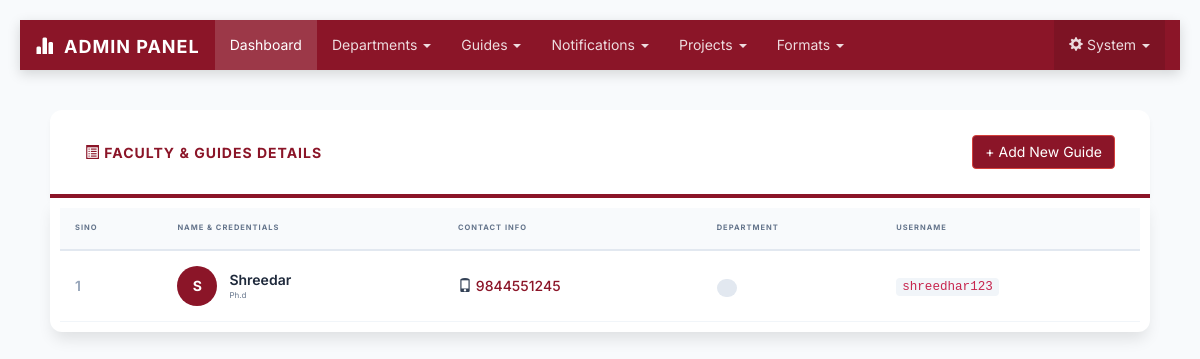
Screenshot of /display.php with the database file from the repository.
### tables this page shows
CREATE TABLE `guides` (
  `sino` int(11) NOT NULL,
  `name` varchar(100) NOT NULL,
  `quali` varchar(50) NOT NULL,
  `contno` varchar(20) NOT NULL,
  `deptid` varchar(10) DEFAULT NULL,
  `uname` varchar(20) NOT NULL,
  `pwd` varchar(20) NOT NULL,
  `sque` varchar(100) NOT NULL,
  `ans` varchar(50) NOT NULL,
  `imgname` varchar(100) NOT NULL
);

### db.php (called while the page is built, shortened)
<?php
$conn = mysqli_connect('localhost', 'root', '', 'pts');
function execute($sql) {
    global $conn;
    $res = $conn->query($sql);
    return $res;
}
?>

### display.php (the view, shortened to what this page needs)
<?php
    include_once('db.php');
    include_once('adminnavbar.php');
    $sql = "select * from guides order by sino";
    $res = execute($sql);
?>
<html>
<head>
</head>
<body>
<div class="directory-container">
    <div class="directory-header">
        <h2><span class="glyphicon glyphicon-list-alt"></span> Faculty & Guides Details</h2>
        <a href="add_guide.php" class="btn btn-danger" style="background:#8B1528;">+ Add New Guide</a>
    </div>
    <div class="table-card">
        <table class="guide-table">
            <thead>
                <tr>
                    <th>Sino</th>
                    <th>Name & Credentials</th>
                    <th>Contact Info</th>
                    <th>Department</th>
                    <th>Username</th>
                </tr>
            </thead>
            <tbody>
                <?php while( $row = $res->fetch_object() ) {
                    $initials = strtoupper(substr($row->name, 0, 1));
                ?>
                <tr>
                    <td><span style="color: #94a3b8; font-weight: 600;"><?php echo $row->sino; ?></span></td>
                    <td>
                        <div class="guide-profile">
                            <div class="guide-avatar">
                                <?php echo $initials; ?>
                            </div>
                            <div>
                                <div class="guide-name"><?php echo $row->name; ?></div>
                                <div style="font-size: 0.8rem; color: #64748b;"><?php echo $row->quali; ?></div>
                            </div>
                        </div>
                    </td>
                    <td>
                        <span class="glyphicon glyphicon-phone"></span>
                        <a href="tel:<?php echo $row->contno; ?>" class="contact-link"><?php echo $row->contno; ?></a>
                    </td>
                    <td>
                        <span class="dept-badge"><?php echo $row->dept; ?></span>
                    </td>
                    <td>
                        <code style="background: #f1f5f9; padding: 2px 6px; border-radius: 4px;"><?php echo $row->uname; ?></code>
                    </td>
                </tr>
                <?php } ?>
            </tbody>
        </table>
    </div>
</div>
</body>
</html>

### adminnavbar.php (style rules this page uses)
body { font-family: 'Poppins', sans-serif; background-color: #f4f7f6; }

### display.php (style rules this page uses)
body { background-color: #f8fafc; font-family: 'Inter', sans-serif; margin: 0; padding: 20px; }
.directory-container { max-width: 1100px; margin: 40px auto; }
.directory-header { background: white; padding: 25px 35px; border-radius: 12px 12px 0 0; border-bottom: 4px solid #8B1528; box-shadow: 0 4px 6px -1px rgba(0, 0, 0, 0.05); display: flex; justify-content: space-between; align-items: center; }
.directory-header h2 { margin: 0; color: #8B1528; font-weight: 700; text-transform: uppercase; letter-spacing: 1px; font-size: 1.4rem; }
.table-card { background: white; border-radius: 0 0 12px 12px; padding: 10px; box-shadow: 0 10px 15px -3px rgba(0, 0, 0, 0.1); }
.guide-table { width: 100%; border-collapse: collapse; }
.guide-table th { background-color: #f8fafc; color: #64748b; text-align: left; padding: 15px; font-size: 0.75rem; text-transform: uppercase; letter-spacing: 1px; border-bottom: 2px solid #e2e8f0; }
.guide-table td { padding: 15px; border-bottom: 1px solid #f1f5f9; color: #334155; vertical-align: middle; }
.guide-profile { display: flex; align-items: center; gap: 12px; }
.guide-avatar { width: 40px; height: 40px; border-radius: 50%; background: #8B1528; color: white; display: flex; align-items: center; justify-content: center; font-weight: 700; object-fit: cover; }
.guide-name { font-weight: 600; color: #1e293b; }
.dept-badge { background: #e2e8f0; color: #475569; padding: 4px 10px; border-radius: 20px; font-size: 0.8rem; font-weight: 600; }
.contact-link { color: #8B1528; text-decoration: none; font-weight: 500; }

### rows the page displays
guides: sino "1", name "S", name "Shreedar", quali "Ph.d", contno "9844551245", uname "shreedhar123"
